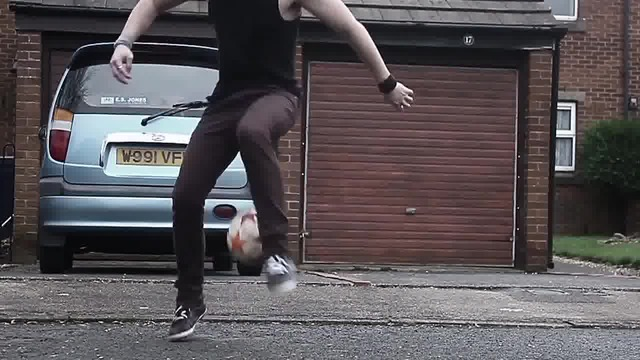
%> input picture outsource/MotionBoundariesCode_v1.0/im1.jpg, 640 x 360 px
$ octave demo.m   (GNU Octave 9; MATLAB toolbox functions it lacks are replaced by stand-ins)
%> lines starting %> are read from the running program, lines starting %| are printed output that depends on the picture
% demo for detecting motion boundaries with different cues, please see readme.txt first
%
% Piotr's Toolbox and Classic+NL flow code
addpath(genpath('/Users/hieule/Project/GOP/outsource/toolbox-master'));
addpath(genpath('/Users/hieule/Project/GOP/outsource/flow_code_v2'));


image = imread('im1.jpg');
%> image is the input picture: size 360x640x3 uint8; mean R, G, B 88.8, 83.6, 86.8
next_image = imread('im2.jpg');
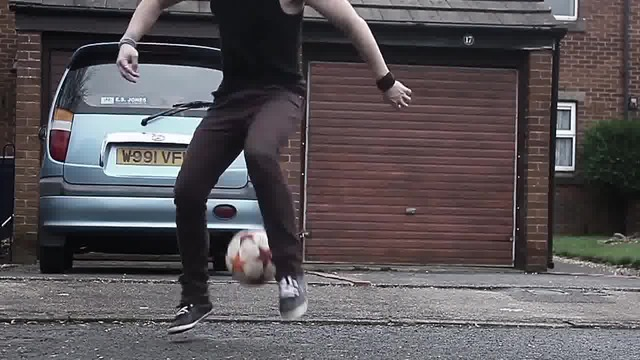
%> input picture outsource/MotionBoundariesCode_v1.0/im2.jpg, 640 x 360 px
%> next_image is the input picture: size 360x640x3 uint8; mean R, G, B 88.7, 83.7, 86.9
prev_image = imread('im0.jpg');
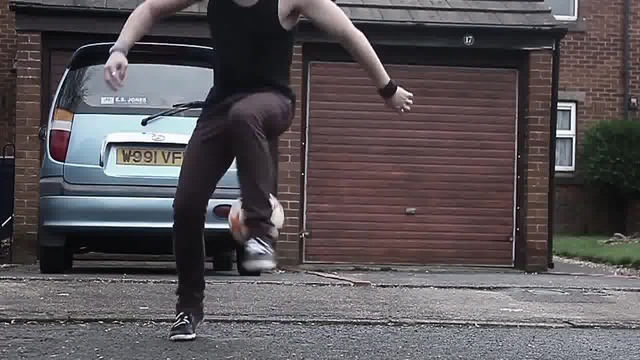
%> input picture outsource/MotionBoundariesCode_v1.0/im0.jpg, 640 x 360 px
%> prev_image is the input picture: size 360x640x3 uint8; mean R, G, B 88.9, 83.5, 86.6

% forward flow computation
%load('flow.mat'); %
tic;
%> (the run ends here)
